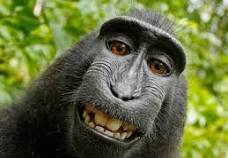
#> input picture basics/monkey.jpg, 228 x 158 px
$ jupyter execute auto_segmentation_using_multiotsu.ipynb
#> lines starting #> are read from the running program, lines starting #| are printed output that depends on the picture
[cell 1]
import matplotlib.pyplot as plt
import numpy as np

from skimage import data, io, img_as_ubyte
from skimage.filters import threshold_multiotsu

[cell 2]
image = io.imread("monkey.jpg")
#> image is the input picture: shape (158, 228, 3); mean R, G, B 100.3, 109, 62.6

[cell 3]
plt.imshow(image)

[cell 4]
# Apply multi-Otsu threshold
thresholds = threshold_multiotsu(image, classes=5)
#> thresholds = [35, 77, 120, 163]

[cell 5]
# Digitize (segment) original image into multiple classes.
#np.digitize assign values 0, 1, 2, 3, ... to pixels in each class.
regions = np.digitize(image, bins=thresholds)
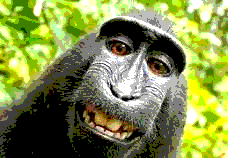
#> regions: shape (158, 228, 3) int64; mean R, G, B 2.04, 2.21, 1.18; drawn with min black and max white
output = img_as_ubyte(regions)  #Convert 64 bit integer values to uint8

plt.imsave("Otsu_Segmented.jpg", output)

[cell 6]
#Let us look at the input image, thresholds on thehistogram and final segmented image
fig, ax = plt.subplots(nrows=1, ncols=3, figsize=(10, 3.5))

# Plotting the original image.
ax[0].imshow(image, cmap='gray')
ax[0].set_title('Original')
ax[0].axis('off')

# Plotting the histogram and the two thresholds obtained from
# multi-Otsu.
ax[1].hist(image.ravel(), bins=255)
ax[1].set_title('Histogram')
for thresh in thresholds:
    ax[1].axvline(thresh, color='r')
#> this loop made 4 passes
#> thresh on passes 1 to 4: 35, 77, 120, 163

# Plotting the Multi Otsu result.
ax[2].imshow(regions, cmap='Accent')
ax[2].set_title('Multi-Otsu result')
ax[2].axis('off')

plt.subplots_adjust()

plt.show()
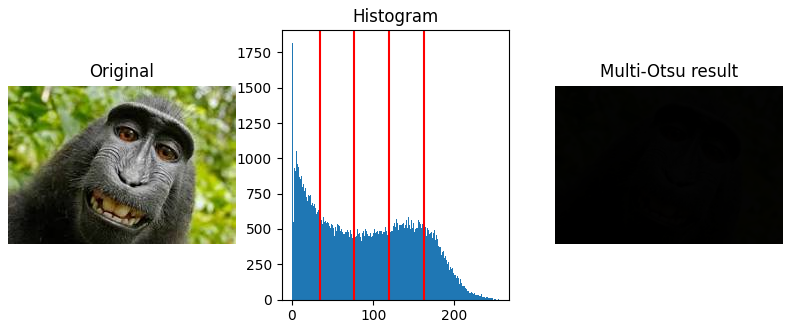
#> figure drawn by matplotlib, 3 panels; panel 2: tallest bar 1818 high, from x = 0 to 1
